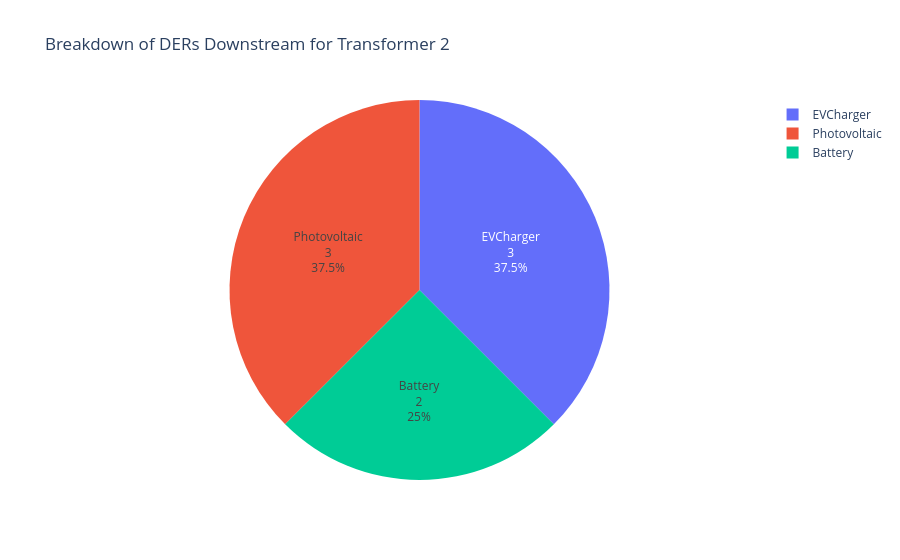

The cell this chart's notebook holds for it:
### Markdown cell above
#### Visualization
Pie chart of DER counts.

### Code cell
plot_count_pie(df, grid_element_id)

### Figure 1 — Plotly figure (JSON) as saved in the notebook; plotly's stock layout.template omitted (floating-point values rounded to 4 significant figures)
{"data": [{"domain": {"x": [0.0, 1.0], "y": [0.0, 1.0]}, "hovertemplate": "DER Type=%{label}<extra></extra>", "labels": ["Battery", "Battery", "EVCharger", "EVCharger", "EVCharger", "Photovoltaic", "Photovoltaic", "Photovoltaic"], "legendgroup": "", "name": "", "showlegend": true, "textinfo": "percent+label+value", "textposition": "inside", "type": "pie"}], "layout": {"legend": {"tracegroupgap": 0}, "title": {"text": "Breakdown of DERs Downstream for Transformer 2"}}}
